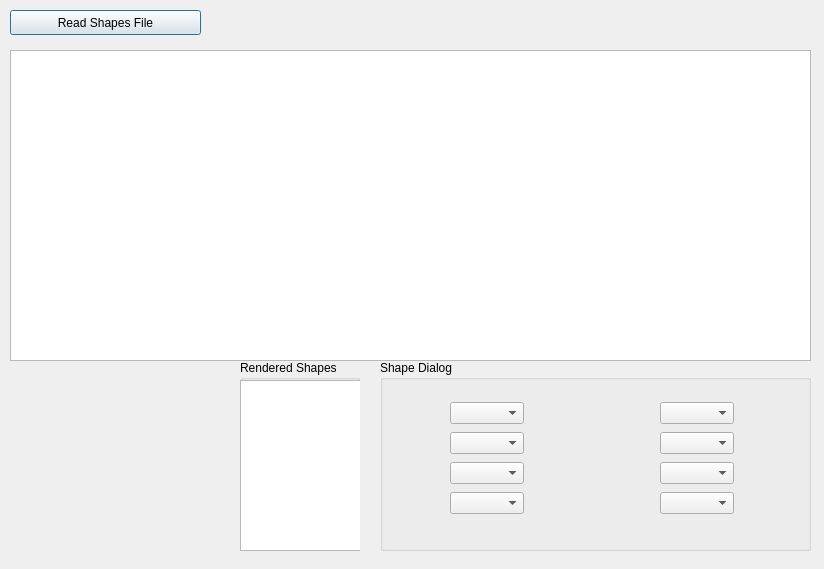
<?xml version="1.0" encoding="UTF-8"?>
<ui version="4.0">
 <class>adminWindow</class>
 <widget class="QDialog" name="adminWindow">
  <property name="geometry">
   <rect>
    <x>0</x>
    <y>0</y>
    <width>824</width>
    <height>569</height>
   </rect>
  </property>
  <property name="windowTitle">
   <string>Dialog</string>
  </property>
  <widget class="QGraphicsView" name="graphicsView">
   <property name="geometry">
    <rect>
     <x>10</x>
     <y>50</y>
     <width>801</width>
     <height>311</height>
    </rect>
   </property>
  </widget>
  <widget class="QPushButton" name="readFile">
   <property name="geometry">
    <rect>
     <x>10</x>
     <y>10</y>
     <width>191</width>
     <height>25</height>
    </rect>
   </property>
   <property name="text">
    <string>Read Shapes File</string>
   </property>
  </widget>
  <widget class="QGroupBox" name="groupBox_2">
   <property name="geometry">
    <rect>
     <x>240</x>
     <y>360</y>
     <width>120</width>
     <height>191</height>
    </rect>
   </property>
   <property name="title">
    <string>Rendered Shapes</string>
   </property>
   <widget class="QListWidget" name="listWidget">
    <property name="geometry">
     <rect>
      <x>0</x>
      <y>20</y>
      <width>121</width>
      <height>171</height>
     </rect>
    </property>
   </widget>
  </widget>
  <widget class="QGroupBox" name="groupBox">
   <property name="geometry">
    <rect>
     <x>380</x>
     <y>360</y>
     <width>431</width>
     <height>191</height>
    </rect>
   </property>
   <property name="title">
    <string>Shape Dialog</string>
   </property>
   <widget class="QWidget" name="layoutWidget">
    <property name="geometry">
     <rect>
      <x>280</x>
      <y>40</y>
      <width>74</width>
      <height>120</height>
     </rect>
    </property>
    <layout class="QVBoxLayout" name="verticalLayout_2">
     <item>
      <widget class="QComboBox" name="comboBox_2"/>
     </item>
     <item>
      <widget class="QComboBox" name="comboBox_4"/>
     </item>
     <item>
      <widget class="QComboBox" name="comboBox_6"/>
     </item>
     <item>
      <widget class="QComboBox" name="comboBox_8"/>
     </item>
    </layout>
   </widget>
   <widget class="QWidget" name="">
    <property name="geometry">
     <rect>
      <x>70</x>
      <y>40</y>
      <width>74</width>
      <height>120</height>
     </rect>
    </property>
    <layout class="QVBoxLayout" name="verticalLayout">
     <item>
      <widget class="QComboBox" name="comboBox"/>
     </item>
     <item>
      <widget class="QComboBox" name="comboBox_3"/>
     </item>
     <item>
      <widget class="QComboBox" name="comboBox_5"/>
     </item>
     <item>
      <widget class="QComboBox" name="comboBox_7"/>
     </item>
    </layout>
   </widget>
  </widget>
  <zorder>graphicsView</zorder>
  <zorder>groupBox</zorder>
  <zorder>groupBox</zorder>
  <zorder>readFile</zorder>
  <zorder>groupBox_2</zorder>
 </widget>
 <resources/>
 <connections/>
</ui>
